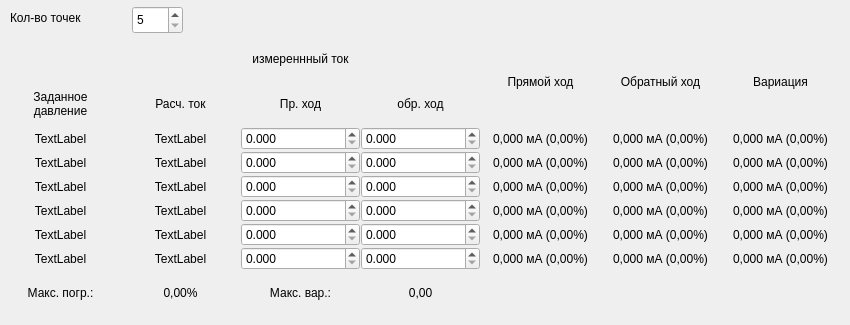
     <widget class="QWidget" name="tab_2">
      <attribute name="title">
       <string>Измерения</string>
      </attribute>
      <widget class="QWidget" name="gridLayoutWidget">
       <property name="geometry">
        <rect>
         <x>0</x>
         <y>36</y>
         <width>841</width>
         <height>280</height>
        </rect>
       </property>
       <layout class="QGridLayout" name="gridLayout">
        <property name="margin">
         <number>1</number>
        </property>
        <property name="spacing">
         <number>1</number>
        </property>
        <item row="5" column="0">
         <widget class="QLabel" name="p1Value">
          <property name="text">
           <string>TextLabel</string>
          </property>
          <property name="alignment">
           <set>Qt::AlignCenter</set>
          </property>
         </widget>
        </item>
        <item row="6" column="0">
         <widget class="QLabel" name="p2Value">
          <property name="text">
           <string>TextLabel</string>
          </property>
          <property name="alignment">
           <set>Qt::AlignCenter</set>
          </property>
         </widget>
        </item>
        <item row="7" column="0">
         <widget class="QLabel" name="p3Value">
          <property name="text">
           <string>TextLabel</string>
          </property>
          <property name="alignment">
           <set>Qt::AlignCenter</set>
          </property>
         </widget>
        </item>
        <item row="8" column="0">
         <widget class="QLabel" name="p4Value">
          <property name="text">
           <string>TextLabel</string>
          </property>
          <property name="alignment">
           <set>Qt::AlignCenter</set>
          </property>
         </widget>
        </item>
        <item row="9" column="0">
         <widget class="QLabel" name="p5Value">
          <property name="text">
           <string>TextLabel</string>
          </property>
          <property name="alignment">
           <set>Qt::AlignCenter</set>
          </property>
         </widget>
        </item>
        <item row="10" column="0">
         <widget class="QLabel" name="p6Value">
          <property name="text">
           <string>TextLabel</string>
          </property>
          <property name="alignment">
           <set>Qt::AlignCenter</set>
          </property>
         </widget>
        </item>
        <item row="5" column="1">
         <widget class="QLabel" name="i1Value">
          <property name="sizePolicy">
           <sizepolicy hsizetype="Preferred" vsizetype="Preferred">
            <horstretch>2</horstretch>
            <verstretch>0</verstretch>
           </sizepolicy>
          </property>
          <property name="text">
           <string>TextLabel</string>
          </property>
          <property name="alignment">
           <set>Qt::AlignCenter</set>
          </property>
         </widget>
        </item>
        <item row="6" column="1">
         <widget class="QLabel" name="i2Value">
          <property name="text">
           <string>TextLabel</string>
          </property>
          <property name="alignment">
           <set>Qt::AlignCenter</set>
          </property>
         </widget>
        </item>
        <item row="7" column="1">
         <widget class="QLabel" name="i3Value">
          <property name="text">
           <string>TextLabel</string>
          </property>
          <property name="alignment">
           <set>Qt::AlignCenter</set>
          </property>
         </widget>
        </item>
        <item row="8" column="1">
         <widget class="QLabel" name="i4Value">
          <property name="text">
           <string>TextLabel</string>
          </property>
          <property name="alignment">
           <set>Qt::AlignCenter</set>
          </property>
         </widget>
        </item>
        <item row="9" column="1">
         <widget class="QLabel" name="i5Value">
          <property name="text">
           <string>TextLabel</string>
          </property>
          <property name="alignment">
           <set>Qt::AlignCenter</set>
          </property>
         </widget>
        </item>
        <item row="10" column="1">
         <widget class="QLabel" name="i6Value">
          <property name="text">
           <string>TextLabel</string>
          </property>
          <property name="alignment">
           <set>Qt::AlignCenter</set>
          </property>
         </widget>
        </item>
        <item row="5" column="2">
         <widget class="QDoubleSpinBox" name="i1u">
          <property name="sizePolicy">
           <sizepolicy hsizetype="Minimum" vsizetype="Fixed">
            <horstretch>2</horstretch>
            <verstretch>0</verstretch>
           </sizepolicy>
          </property>
          <property name="decimals">
           <number>3</number>
          </property>
          <property name="singleStep">
           <double>0.001000000000000</double>
          </property>
         </widget>
        </item>
        <item row="6" column="2">
         <widget class="QDoubleSpinBox" name="i2u">
          <property name="decimals">
           <number>3</number>
          </property>
          <property name="singleStep">
           <double>0.001000000000000</double>
          </property>
         </widget>
        </item>
        <item row="7" column="2">
         <widget class="QDoubleSpinBox" name="i3u">
          <property name="decimals">
           <number>3</number>
          </property>
          <property name="singleStep">
           <double>0.001000000000000</double>
          </property>
         </widget>
        </item>
        <item row="8" column="2">
         <widget class="QDoubleSpinBox" name="i4u">
          <property name="decimals">
           <number>3</number>
          </property>
          <property name="singleStep">
           <double>0.001000000000000</double>
          </property>
         </widget>
        </item>
        <item row="9" column="2">
         <widget class="QDoubleSpinBox" name="i5u">
          <property name="decimals">
           <number>3</number>
          </property>
          <property name="singleStep">
           <double>0.001000000000000</double>
          </property>
         </widget>
        </item>
        <item row="10" column="2">
         <widget class="QDoubleSpinBox" name="i6u">
          <property name="decimals">
           <number>3</number>
          </property>
          <property name="singleStep">
           <double>0.001000000000000</double>
          </property>
         </widget>
        </item>
        <item row="5" column="3">
         <widget class="QDoubleSpinBox" name="i1d">
          <property name="sizePolicy">
           <sizepolicy hsizetype="Minimum" vsizetype="Fixed">
            <horstretch>2</horstretch>
            <verstretch>0</verstretch>
           </sizepolicy>
          </property>
          <property name="decimals">
           <number>3</number>
          </property>
          <property name="singleStep">
           <double>0.001000000000000</double>
          </property>
         </widget>
        </item>
        <item row="6" column="3">
         <widget class="QDoubleSpinBox" name="i2d">
          <property name="decimals">
           <number>3</number>
          </property>
          <property name="singleStep">
           <double>0.001000000000000</double>
          </property>
         </widget>
        </item>
        <item row="7" column="3">
         <widget class="QDoubleSpinBox" name="i3d">
          <property name="decimals">
           <number>3</number>
          </property>
          <property name="singleStep">
           <double>0.001000000000000</double>
          </property>
         </widget>
        </item>
        <item row="8" column="3">
         <widget class="QDoubleSpinBox" name="i4d">
          <property name="decimals">
           <number>3</number>
          </property>
          <property name="singleStep">
           <double>0.001000000000000</double>
          </property>
         </widget>
        </item>
        <item row="9" column="3">
         <widget class="QDoubleSpinBox" name="i5d">
          <property name="decimals">
           <number>3</number>
          </property>
          <property name="singleStep">
           <double>0.001000000000000</double>
          </property>
         </widget>
        </item>
        <item row="10" column="3">
         <widget class="QDoubleSpinBox" name="i6d">
          <property name="decimals">
           <number>3</number>
          </property>
          <property name="singleStep">
           <double>0.001000000000000</double>
          </property>
         </widget>
        </item>
        <item row="5" column="4">
         <widget class="QLabel" name="du1">
          <property name="sizePolicy">
           <sizepolicy hsizetype="Preferred" vsizetype="Preferred">
            <horstretch>3</horstretch>
            <verstretch>0</verstretch>
           </sizepolicy>
          </property>
          <property name="text">
           <string>0,000 мА (0,00%)</string>
          </property>
          <property name="alignment">
           <set>Qt::AlignCenter</set>
          </property>
         </widget>
        </item>
        <item row="6" column="4">
         <widget class="QLabel" name="du2">
          <property name="sizePolicy">
           <sizepolicy hsizetype="Preferred" vsizetype="Preferred">
            <horstretch>1</horstretch>
            <verstretch>0</verstretch>
           </sizepolicy>
          </property>
          <property name="text">
           <string>0,000 мА (0,00%)</string>
          </property>
          <property name="alignment">
           <set>Qt::AlignCenter</set>
          </property>
         </widget>
        </item>
        <item row="7" column="4">
         <widget class="QLabel" name="du3">
          <property name="sizePolicy">
           <sizepolicy hsizetype="Preferred" vsizetype="Preferred">
            <horstretch>1</horstretch>
            <verstretch>0</verstretch>
           </sizepolicy>
          </property>
          <property name="text">
           <string>0,000 мА (0,00%)</string>
          </property>
          <property name="alignment">
           <set>Qt::AlignCenter</set>
          </property>
         </widget>
        </item>
        <item row="8" column="4">
         <widget class="QLabel" name="du4">
          <property name="sizePolicy">
           <sizepolicy hsizetype="Preferred" vsizetype="Preferred">
            <horstretch>1</horstretch>
            <verstretch>0</verstretch>
           </sizepolicy>
          </property>
          <property name="text">
           <string>0,000 мА (0,00%)</string>
          </property>
          <property name="alignment">
           <set>Qt::AlignCenter</set>
          </property>
         </widget>
        </item>
        <item row="9" column="4">
         <widget class="QLabel" name="du5">
          <property name="sizePolicy">
           <sizepolicy hsizetype="Preferred" vsizetype="Preferred">
            <horstretch>1</horstretch>
            <verstretch>0</verstretch>
           </sizepolicy>
          </property>
          <property name="text">
           <string>0,000 мА (0,00%)</string>
          </property>
          <property name="alignment">
           <set>Qt::AlignCenter</set>
          </property>
         </widget>
        </item>
        <item row="10" column="4">
         <widget class="QLabel" name="du6">
          <property name="sizePolicy">
           <sizepolicy hsizetype="Preferred" vsizetype="Preferred">
            <horstretch>1</horstretch>
            <verstretch>0</verstretch>
           </sizepolicy>
          </property>
          <property name="text">
           <string>0,000 мА (0,00%)</string>
          </property>
          <property name="alignment">
           <set>Qt::AlignCenter</set>
          </property>
         </widget>
        </item>
        <item row="5" column="5">
         <widget class="QLabel" name="dd1">
          <property name="sizePolicy">
           <sizepolicy hsizetype="Preferred" vsizetype="Preferred">
            <horstretch>3</horstretch>
            <verstretch>0</verstretch>
           </sizepolicy>
          </property>
          <property name="text">
           <string>0,000 мА (0,00%)</string>
          </property>
          <property name="alignment">
           <set>Qt::AlignCenter</set>
          </property>
         </widget>
        </item>
        <item row="6" column="5">
         <widget class="QLabel" name="dd2">
          <property name="sizePolicy">
           <sizepolicy hsizetype="Preferred" vsizetype="Preferred">
            <horstretch>1</horstretch>
            <verstretch>0</verstretch>
           </sizepolicy>
          </property>
          <property name="text">
           <string>0,000 мА (0,00%)</string>
          </property>
          <property name="alignment">
           <set>Qt::AlignCenter</set>
          </property>
         </widget>
        </item>
        <item row="7" column="5">
         <widget class="QLabel" name="dd3">
          <property name="sizePolicy">
           <sizepolicy hsizetype="Preferred" vsizetype="Preferred">
            <horstretch>1</horstretch>
            <verstretch>0</verstretch>
           </sizepolicy>
          </property>
          <property name="text">
           <string>0,000 мА (0,00%)</string>
          </property>
          <property name="alignment">
           <set>Qt::AlignCenter</set>
          </property>
         </widget>
        </item>
        <item row="8" column="5">
         <widget class="QLabel" name="dd4">
          <property name="sizePolicy">
           <sizepolicy hsizetype="Preferred" vsizetype="Preferred">
            <horstretch>1</horstretch>
            <verstretch>0</verstretch>
           </sizepolicy>
          </property>
          <property name="text">
           <string>0,000 мА (0,00%)</string>
          </property>
          <property name="alignment">
           <set>Qt::AlignCenter</set>
          </property>
         </widget>
        </item>
        <item row="9" column="5">
         <widget class="QLabel" name="dd5">
          <property name="sizePolicy">
           <sizepolicy hsizetype="Preferred" vsizetype="Preferred">
            <horstretch>1</horstretch>
            <verstretch>0</verstretch>
           </sizepolicy>
          </property>
          <property name="text">
           <string>0,000 мА (0,00%)</string>
          </property>
          <property name="alignment">
           <set>Qt::AlignCenter</set>
          </property>
         </widget>
        </item>
        <item row="10" column="5">
         <widget class="QLabel" name="dd6">
          <property name="sizePolicy">
           <sizepolicy hsizetype="Preferred" vsizetype="Preferred">
            <horstretch>1</horstretch>
            <verstretch>0</verstretch>
           </sizepolicy>
          </property>
          <property name="text">
           <string>0,000 мА (0,00%)</string>
          </property>
          <property name="alignment">
           <set>Qt::AlignCenter</set>
          </property>
         </widget>
        </item>
        <item row="5" column="6">
         <widget class="QLabel" name="v1">
          <property name="sizePolicy">
           <sizepolicy hsizetype="Preferred" vsizetype="Preferred">
            <horstretch>3</horstretch>
            <verstretch>0</verstretch>
           </sizepolicy>
          </property>
          <property name="text">
           <string>0,000 мА (0,00%)</string>
          </property>
          <property name="alignment">
           <set>Qt::AlignCenter</set>
          </property>
         </widget>
        </item>
        <item row="6" column="6">
         <widget class="QLabel" name="v2">
          <property name="sizePolicy">
           <sizepolicy hsizetype="Preferred" vsizetype="Preferred">
            <horstretch>1</horstretch>
            <verstretch>0</verstretch>
           </sizepolicy>
          </property>
          <property name="text">
           <string>0,000 мА (0,00%)</string>
          </property>
          <property name="alignment">
           <set>Qt::AlignCenter</set>
          </property>
         </widget>
        </item>
        <item row="7" column="6">
         <widget class="QLabel" name="v3">
          <property name="sizePolicy">
           <sizepolicy hsizetype="Preferred" vsizetype="Preferred">
            <horstretch>1</horstretch>
            <verstretch>0</verstretch>
           </sizepolicy>
          </property>
          <property name="text">
           <string>0,000 мА (0,00%)</string>
          </property>
          <property name="alignment">
           <set>Qt::AlignCenter</set>
          </property>
         </widget>
        </item>
        <item row="8" column="6">
         <widget class="QLabel" name="v4">
          <property name="sizePolicy">
           <sizepolicy hsizetype="Preferred" vsizetype="Preferred">
            <horstretch>1</horstretch>
            <verstretch>0</verstretch>
           </sizepolicy>
          </property>
          <property name="text">
           <string>0,000 мА (0,00%)</string>
          </property>
          <property name="alignment">
           <set>Qt::AlignCenter</set>
          </property>
         </widget>
        </item>
        <item row="9" column="6">
         <widget class="QLabel" name="v5">
          <property name="sizePolicy">
           <sizepolicy hsizetype="Preferred" vsizetype="Preferred">
            <horstretch>1</horstretch>
            <verstretch>0</verstretch>
           </sizepolicy>
          </property>
          <property name="text">
           <string>0,000 мА (0,00%)</string>
          </property>
          <property name="alignment">
           <set>Qt::AlignCenter</set>
          </property>
         </widget>
        </item>
        <item row="10" column="6">
         <widget class="QLabel" name="v6">
          <property name="sizePolicy">
           <sizepolicy hsizetype="Preferred" vsizetype="Preferred">
            <horstretch>1</horstretch>
            <verstretch>0</verstretch>
           </sizepolicy>
          </property>
          <property name="text">
           <string>0,000 мА (0,00%)</string>
          </property>
          <property name="alignment">
           <set>Qt::AlignCenter</set>
          </property>
         </widget>
        </item>
        <item row="4" column="3">
         <widget class="QLabel" name="label_12">
          <property name="sizePolicy">
           <sizepolicy hsizetype="Preferred" vsizetype="Preferred">
            <horstretch>3</horstretch>
            <verstretch>0</verstretch>
           </sizepolicy>
          </property>
          <property name="text">
           <string>обр. ход</string>
          </property>
          <property name="alignment">
           <set>Qt::AlignCenter</set>
          </property>
         </widget>
        </item>
        <item row="4" column="2">
         <widget class="QLabel" name="label_11">
          <property name="sizePolicy">
           <sizepolicy hsizetype="Preferred" vsizetype="Preferred">
            <horstretch>3</horstretch>
            <verstretch>0</verstretch>
           </sizepolicy>
          </property>
          <property name="text">
           <string>Пр. ход</string>
          </property>
          <property name="alignment">
           <set>Qt::AlignCenter</set>
          </property>
         </widget>
        </item>
        <item row="4" column="1">
         <widget class="QLabel" name="label_9">
          <property name="sizePolicy">
           <sizepolicy hsizetype="Preferred" vsizetype="Preferred">
            <horstretch>3</horstretch>
            <verstretch>0</verstretch>
           </sizepolicy>
          </property>
          <property name="text">
           <string>Расч. ток</string>
          </property>
          <property name="alignment">
           <set>Qt::AlignCenter</set>
          </property>
         </widget>
        </item>
        <item row="4" column="0">
         <widget class="QLabel" name="label_8">
          <property name="sizePolicy">
           <sizepolicy hsizetype="Preferred" vsizetype="Preferred">
            <horstretch>3</horstretch>
            <verstretch>0</verstretch>
           </sizepolicy>
          </property>
          <property name="text">
           <string>Заданное
давление</string>
          </property>
          <property name="alignment">
           <set>Qt::AlignCenter</set>
          </property>
          <property name="wordWrap">
           <bool>true</bool>
          </property>
         </widget>
        </item>
        <item row="3" column="2">
         <widget class="QLabel" name="label_10">
          <property name="text">
           <string>измереннный ток</string>
          </property>
          <property name="alignment">
           <set>Qt::AlignCenter</set>
          </property>
          <property name="wordWrap">
           <bool>true</bool>
          </property>
         </widget>
        </item>
        <item row="3" column="4" rowspan="2">
         <widget class="QLabel" name="label_26">
          <property name="text">
           <string>Прямой ход</string>
          </property>
          <property name="alignment">
           <set>Qt::AlignCenter</set>
          </property>
          <property name="wordWrap">
           <bool>true</bool>
          </property>
         </widget>
        </item>
        <item row="3" column="5" rowspan="2">
         <widget class="QLabel" name="label_27">
          <property name="text">
           <string>Обратный ход</string>
          </property>
          <property name="alignment">
           <set>Qt::AlignCenter</set>
          </property>
          <property name="wordWrap">
           <bool>true</bool>
          </property>
         </widget>
        </item>
        <item row="3" column="6" rowspan="2">
         <widget class="QLabel" name="label_28">
          <property name="text">
           <string>Вариация</string>
          </property>
          <property name="alignment">
           <set>Qt::AlignCenter</set>
          </property>
          <property name="wordWrap">
           <bool>true</bool>
          </property>
         </widget>
        </item>
        <item row="11" column="1">
         <widget class="QLabel" name="label_maxd">
          <property name="text">
           <string>0,00%</string>
          </property>
          <property name="alignment">
           <set>Qt::AlignCenter</set>
          </property>
         </widget>
        </item>
        <item row="11" column="0">
         <widget class="QLabel" name="label_29">
          <property name="text">
           <string>Макс. погр.:</string>
          </property>
          <property name="alignment">
           <set>Qt::AlignCenter</set>
          </property>
          <property name="wordWrap">
           <bool>true</bool>
          </property>
         </widget>
        </item>
        <item row="11" column="3">
         <widget class="QLabel" name="label_maxv">
          <property name="text">
           <string>0,00</string>
          </property>
          <property name="alignment">
           <set>Qt::AlignCenter</set>
          </property>
         </widget>
        </item>
        <item row="11" column="2">
         <widget class="QLabel" name="label_30">
          <property name="text">
           <string>Макс. вар.:</string>
          </property>
          <property name="alignment">
           <set>Qt::AlignCenter</set>
          </property>
          <property name="wordWrap">
           <bool>true</bool>
          </property>
         </widget>
        </item>
       </layout>
      </widget>
      <widget class="QLabel" name="label_7">
       <property name="geometry">
        <rect>
         <x>10</x>
         <y>9</y>
         <width>111</width>
         <height>18</height>
        </rect>
       </property>
       <property name="text">
        <string>Кол-во точек</string>
       </property>
      </widget>
      <widget class="QSpinBox" name="col_pointsBox">
       <property name="geometry">
        <rect>
         <x>132</x>
         <y>6</y>
         <width>51</width>
         <height>28</height>
        </rect>
       </property>
       <property name="minimum">
        <number>5</number>
       </property>
       <property name="maximum">
        <number>6</number>
       </property>
      </widget>
     </widget>
